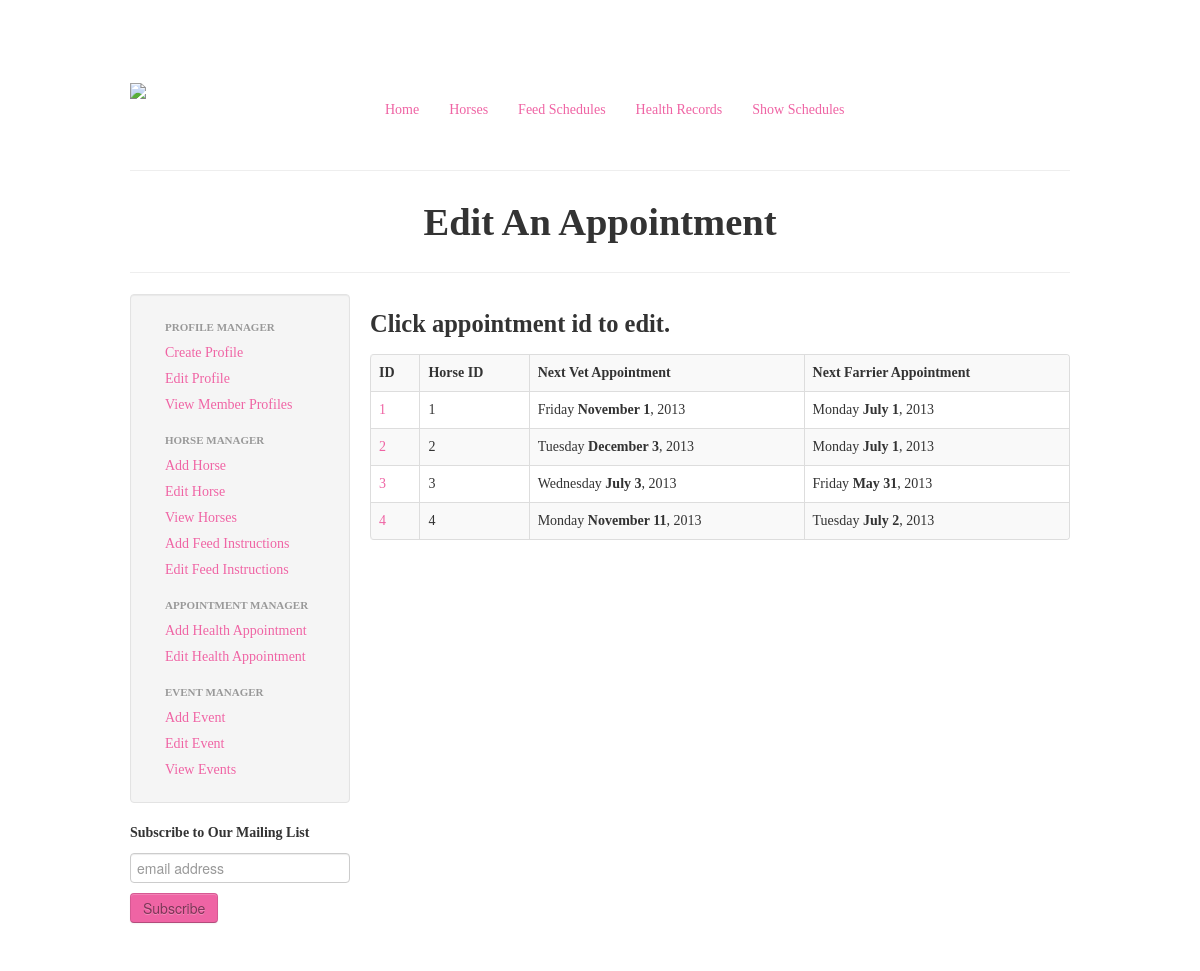
Screenshot of /editVet.php with the database file from the repository.
### tables this page shows
CREATE TABLE IF NOT EXISTS `healthRecords` (
  `id` int(255) NOT NULL AUTO_INCREMENT,
  `hid` int(255) NOT NULL,
  `lastvet` date NOT NULL,
  `nextvet` date NOT NULL,
  `cogginstest` varchar(10) NOT NULL DEFAULT 'Yes',
  `cogginsdate` date NOT NULL,
  `cogginsneg` varchar(10) NOT NULL DEFAULT 'Yes',
  `details` text NOT NULL,
  `lastshoe` date NOT NULL,
  `nextshoe` date NOT NULL,
  `comments` text NOT NULL,
  PRIMARY KEY (`id`)
);

### editVet.php (the view)
<?php include('includes/header.php');?>
			<div class="row">
				<div class="span12">
					<h1 class="pink" align="center">Edit An Appointment</h1>
				</div>
			</div>
			<div class="row">
				<div class="span12"><hr></div>
			</div>
			<div class="row">
				<?php include('includes/sidebar.php');?>
				  </div>
				  <div class="span9">
					<h3 class="green">Click appointment id to edit.</h3>
						<?php
						$vetList = mysql_query("SELECT * FROM healthRecords ORDER BY id ASC") or die(mysql_error());
						$num_rows = mysql_num_rows($vetList);
				    if($num_rows <= 0) {
							echo '<h5 class="grey">Sorry, no appointments found.</h5>';
						} else {
							echo '<table class="table table-striped table-bordered" width="100%">';
		            echo '<tr>';
		              echo '<th>ID</th>';
		              echo '<th>Horse ID</th>';
		              echo '<th>Next Vet Appointment</th>';
		              echo '<th>Next Farrier Appointment</th>';
		            echo '</tr>';
						while ($row = (mysql_fetch_assoc($vetList))) {
							echo '<tr>';
	              echo '<td>';
	                echo '<a href="edit_vet.php?id='. $row['id'] .'">'. stripslashes($row['id']) .'</a>';
	              echo '</td>';
	              echo '<td>'. $row['hid'] .'</td>';
	              echo '<td>'. strftime('%A <strong>%B %e</strong>, %Y', strtotime($row['nextvet'])) .'</td>';
								echo '<td>'. strftime('%A <strong>%B %e</strong>, %Y', strtotime($row['nextshoe'])) .'</td>';
	        echo '</tr>';
        }
	      echo '</table>';
						}
						?>
				</div>
			</div>
			</div>

### includes/header.php (style rules this page uses)
body { padding-top: 60px; padding-bottom: 40px; }

### rows the page displays
healthrecords: id "1", hid "1", nextvet "Friday November 1 , 2013", nextshoe "Monday July 1 , 2013"
healthrecords: id "2", hid "2", nextvet "Tuesday December 3 , 2013", nextshoe "Monday July 1 , 2013"
healthrecords: id "3", hid "3", nextvet "Wednesday July 3 , 2013", nextshoe "Friday May 31 , 2013"
healthrecords: id "4", hid "4", nextvet "Monday November 11 , 2013", nextshoe "Tuesday July 2 , 2013"
